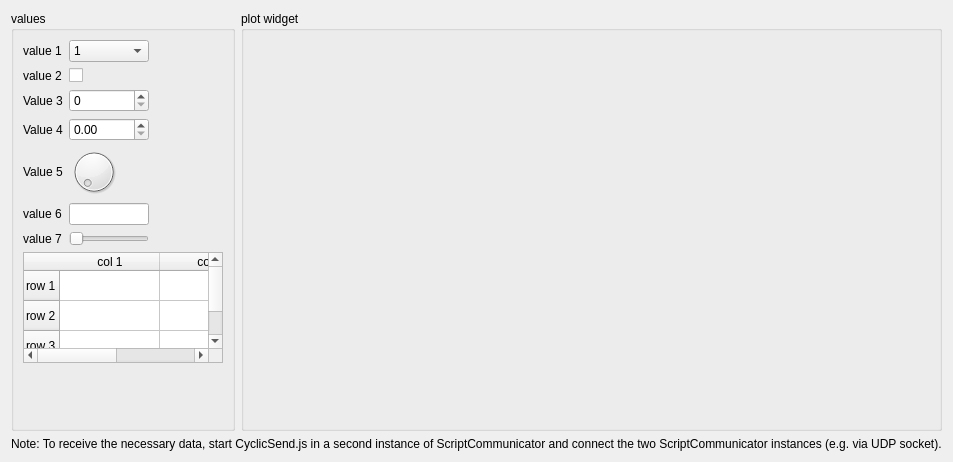
<?xml version="1.0" encoding="UTF-8"?>
<ui version="4.0">
 <class>Dialog</class>
 <widget class="QDialog" name="Dialog">
  <property name="geometry">
   <rect>
    <x>0</x>
    <y>0</y>
    <width>892</width>
    <height>462</height>
   </rect>
  </property>
  <property name="windowTitle">
   <string>cyclic receive example</string>
  </property>
  <layout class="QGridLayout" name="gridLayout_2" columnstretch="0,1" columnminimumwidth="0,0">
   <item row="0" column="0">
    <widget class="QGroupBox" name="groupBox">
     <property name="title">
      <string>values</string>
     </property>
     <layout class="QGridLayout" name="gridLayout">
      <item row="0" column="0">
       <widget class="QLabel" name="label">
        <property name="text">
         <string>value 1</string>
        </property>
       </widget>
      </item>
      <item row="0" column="1">
       <widget class="QComboBox" name="Val1ComboBox">
        <item>
         <property name="text">
          <string>1</string>
         </property>
        </item>
        <item>
         <property name="text">
          <string>2</string>
         </property>
        </item>
        <item>
         <property name="text">
          <string>3</string>
         </property>
        </item>
        <item>
         <property name="text">
          <string>4</string>
         </property>
        </item>
       </widget>
      </item>
      <item row="1" column="0">
       <widget class="QLabel" name="label_2">
        <property name="text">
         <string>value 2</string>
        </property>
       </widget>
      </item>
      <item row="1" column="1">
       <widget class="QCheckBox" name="Value2CheckBox">
        <property name="text">
         <string/>
        </property>
       </widget>
      </item>
      <item row="2" column="0">
       <widget class="QLabel" name="label_4">
        <property name="text">
         <string>Value 3</string>
        </property>
       </widget>
      </item>
      <item row="2" column="1">
       <widget class="QSpinBox" name="Value3SpinBox"/>
      </item>
      <item row="6" column="0">
       <widget class="QLabel" name="label_7">
        <property name="text">
         <string>value 7</string>
        </property>
       </widget>
      </item>
      <item row="6" column="1">
       <widget class="QSlider" name="Value7HorizontalSlider">
        <property name="maximumSize">
         <size>
          <width>80</width>
          <height>16777215</height>
         </size>
        </property>
        <property name="orientation">
         <enum>Qt::Horizontal</enum>
        </property>
       </widget>
      </item>
      <item row="3" column="0">
       <widget class="QLabel" name="label_5">
        <property name="text">
         <string>Value 4</string>
        </property>
       </widget>
      </item>
      <item row="3" column="1">
       <widget class="QDoubleSpinBox" name="Value4DoubleSpinBox">
        <property name="singleStep">
         <double>0.250000000000000</double>
        </property>
       </widget>
      </item>
      <item row="4" column="0">
       <widget class="QLabel" name="label_6">
        <property name="text">
         <string>Value 5</string>
        </property>
       </widget>
      </item>
      <item row="4" column="1">
       <widget class="QDial" name="Value5Dial">
        <property name="maximumSize">
         <size>
          <width>50</width>
          <height>50</height>
         </size>
        </property>
       </widget>
      </item>
      <item row="8" column="0" colspan="4">
       <layout class="QVBoxLayout" name="verticalLayout">
        <item>
         <widget class="QTableWidget" name="tableWidget">
          <property name="maximumSize">
           <size>
            <width>200</width>
            <height>120</height>
           </size>
          </property>
          <property name="showGrid">
           <bool>true</bool>
          </property>
          <row>
           <property name="text">
            <string>row 1</string>
           </property>
          </row>
          <row>
           <property name="text">
            <string>row 2</string>
           </property>
          </row>
          <row>
           <property name="text">
            <string>row 3</string>
           </property>
          </row>
          <column>
           <property name="text">
            <string>col 1</string>
           </property>
          </column>
          <column>
           <property name="text">
            <string>col 2</string>
           </property>
          </column>
         </widget>
        </item>
        <item>
         <spacer name="verticalSpacer_2">
          <property name="orientation">
           <enum>Qt::Vertical</enum>
          </property>
          <property name="sizeHint" stdset="0">
           <size>
            <width>20</width>
            <height>40</height>
           </size>
          </property>
         </spacer>
        </item>
       </layout>
      </item>
      <item row="9" column="1">
       <spacer name="verticalSpacer_3">
        <property name="orientation">
         <enum>Qt::Vertical</enum>
        </property>
        <property name="sizeHint" stdset="0">
         <size>
          <width>20</width>
          <height>40</height>
         </size>
        </property>
       </spacer>
      </item>
      <item row="3" column="3">
       <spacer name="horizontalSpacer">
        <property name="orientation">
         <enum>Qt::Horizontal</enum>
        </property>
        <property name="sizeHint" stdset="0">
         <size>
          <width>40</width>
          <height>20</height>
         </size>
        </property>
       </spacer>
      </item>
      <item row="5" column="1">
       <widget class="QLineEdit" name="Value6LineEdit">
        <property name="maximumSize">
         <size>
          <width>80</width>
          <height>16777215</height>
         </size>
        </property>
        <property name="inputMask">
         <string>NNNNNNNN</string>
        </property>
        <property name="text">
         <string/>
        </property>
        <property name="cursorPosition">
         <number>0</number>
        </property>
       </widget>
      </item>
      <item row="5" column="0">
       <widget class="QLabel" name="label_3">
        <property name="text">
         <string>value 6</string>
        </property>
       </widget>
      </item>
     </layout>
    </widget>
   </item>
   <item row="0" column="1">
    <widget class="QGroupBox" name="PlotGroupBox">
     <property name="title">
      <string>plot widget</string>
     </property>
    </widget>
   </item>
   <item row="1" column="0" colspan="2">
    <widget class="QLabel" name="label_8">
     <property name="text">
      <string>Note: To receive the necessary data, start CyclicSend.js in a second instance of ScriptCommunicator and connect the two ScriptCommunicator instances (e.g. via UDP socket).</string>
     </property>
    </widget>
   </item>
  </layout>
 </widget>
 <resources/>
 <connections/>
</ui>
